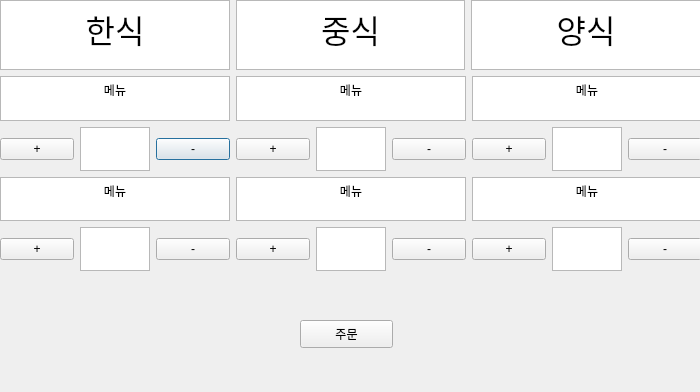
<?xml version="1.0" encoding="UTF-8"?>
<ui version="4.0">
 <class>Dialog</class>
 <widget class="QDialog" name="Dialog">
  <property name="geometry">
   <rect>
    <x>0</x>
    <y>0</y>
    <width>700</width>
    <height>392</height>
   </rect>
  </property>
  <property name="windowTitle">
   <string>Dialog</string>
  </property>
  <widget class="QWidget" name="verticalLayoutWidget">
   <property name="geometry">
    <rect>
     <x>0</x>
     <y>0</y>
     <width>701</width>
     <height>271</height>
    </rect>
   </property>
   <layout class="QVBoxLayout" name="verticalLayout">
    <item>
     <layout class="QHBoxLayout" name="SortlayOut">
      <item>
       <widget class="QTextEdit" name="KOR">
        <property name="html">
         <string>&lt;!DOCTYPE HTML PUBLIC &quot;-//W3C//DTD HTML 4.0//EN&quot; &quot;http://www.w3.org/TR/REC-html40/strict.dtd&quot;&gt;
&lt;html&gt;&lt;head&gt;&lt;meta name=&quot;qrichtext&quot; content=&quot;1&quot; /&gt;&lt;style type=&quot;text/css&quot;&gt;
p, li { white-space: pre-wrap; }
&lt;/style&gt;&lt;/head&gt;&lt;body style=&quot; font-family:'Gulim'; font-size:9pt; font-weight:400; font-style:normal;&quot;&gt;
&lt;p align=&quot;center&quot; style=&quot; margin-top:0px; margin-bottom:0px; margin-left:0px; margin-right:0px; -qt-block-indent:0; text-indent:0px;&quot;&gt;&lt;span style=&quot; font-size:24pt;&quot;&gt;한식&lt;/span&gt;&lt;/p&gt;&lt;/body&gt;&lt;/html&gt;</string>
        </property>
       </widget>
      </item>
      <item>
       <widget class="QTextEdit" name="CHI">
        <property name="html">
         <string>&lt;!DOCTYPE HTML PUBLIC &quot;-//W3C//DTD HTML 4.0//EN&quot; &quot;http://www.w3.org/TR/REC-html40/strict.dtd&quot;&gt;
&lt;html&gt;&lt;head&gt;&lt;meta name=&quot;qrichtext&quot; content=&quot;1&quot; /&gt;&lt;style type=&quot;text/css&quot;&gt;
p, li { white-space: pre-wrap; }
&lt;/style&gt;&lt;/head&gt;&lt;body style=&quot; font-family:'Gulim'; font-size:9pt; font-weight:400; font-style:normal;&quot;&gt;
&lt;p align=&quot;center&quot; style=&quot; margin-top:0px; margin-bottom:0px; margin-left:0px; margin-right:0px; -qt-block-indent:0; text-indent:0px;&quot;&gt;&lt;span style=&quot; font-size:24pt;&quot;&gt;중식&lt;/span&gt;&lt;/p&gt;&lt;/body&gt;&lt;/html&gt;</string>
        </property>
       </widget>
      </item>
      <item>
       <widget class="QTextEdit" name="WES">
        <property name="html">
         <string>&lt;!DOCTYPE HTML PUBLIC &quot;-//W3C//DTD HTML 4.0//EN&quot; &quot;http://www.w3.org/TR/REC-html40/strict.dtd&quot;&gt;
&lt;html&gt;&lt;head&gt;&lt;meta name=&quot;qrichtext&quot; content=&quot;1&quot; /&gt;&lt;style type=&quot;text/css&quot;&gt;
p, li { white-space: pre-wrap; }
&lt;/style&gt;&lt;/head&gt;&lt;body style=&quot; font-family:'Gulim'; font-size:9pt; font-weight:400; font-style:normal;&quot;&gt;
&lt;p align=&quot;center&quot; style=&quot; margin-top:0px; margin-bottom:0px; margin-left:0px; margin-right:0px; -qt-block-indent:0; text-indent:0px;&quot;&gt;&lt;span style=&quot; font-size:24pt;&quot;&gt;양식&lt;/span&gt;&lt;/p&gt;&lt;/body&gt;&lt;/html&gt;</string>
        </property>
       </widget>
      </item>
     </layout>
    </item>
    <item>
     <layout class="QHBoxLayout" name="MENUBAR">
      <item>
       <layout class="QVBoxLayout" name="K_menu">
        <item>
         <layout class="QGridLayout" name="menu1">
          <item row="1" column="2">
           <widget class="QPushButton" name="kor1_minus">
            <property name="text">
             <string>-</string>
            </property>
           </widget>
          </item>
          <item row="1" column="0">
           <widget class="QPushButton" name="kor1_plus">
            <property name="text">
             <string>+</string>
            </property>
           </widget>
          </item>
          <item row="1" column="1">
           <widget class="QTextEdit" name="kor1_info">
            <property name="html">
             <string>&lt;!DOCTYPE HTML PUBLIC &quot;-//W3C//DTD HTML 4.0//EN&quot; &quot;http://www.w3.org/TR/REC-html40/strict.dtd&quot;&gt;
&lt;html&gt;&lt;head&gt;&lt;meta name=&quot;qrichtext&quot; content=&quot;1&quot; /&gt;&lt;style type=&quot;text/css&quot;&gt;
p, li { white-space: pre-wrap; }
&lt;/style&gt;&lt;/head&gt;&lt;body style=&quot; font-family:'Gulim'; font-size:9pt; font-weight:400; font-style:normal;&quot;&gt;
&lt;p align=&quot;center&quot; style=&quot;-qt-paragraph-type:empty; margin-top:0px; margin-bottom:0px; margin-left:0px; margin-right:0px; -qt-block-indent:0; text-indent:0px;&quot;&gt;&lt;br /&gt;&lt;/p&gt;&lt;/body&gt;&lt;/html&gt;</string>
            </property>
           </widget>
          </item>
          <item row="0" column="0" colspan="3">
           <widget class="QTextEdit" name="kor1_text">
            <property name="html">
             <string>&lt;!DOCTYPE HTML PUBLIC &quot;-//W3C//DTD HTML 4.0//EN&quot; &quot;http://www.w3.org/TR/REC-html40/strict.dtd&quot;&gt;
&lt;html&gt;&lt;head&gt;&lt;meta name=&quot;qrichtext&quot; content=&quot;1&quot; /&gt;&lt;style type=&quot;text/css&quot;&gt;
p, li { white-space: pre-wrap; }
&lt;/style&gt;&lt;/head&gt;&lt;body style=&quot; font-family:'Gulim'; font-size:9pt; font-weight:400; font-style:normal;&quot;&gt;
&lt;p align=&quot;center&quot; style=&quot; margin-top:0px; margin-bottom:0px; margin-left:0px; margin-right:0px; -qt-block-indent:0; text-indent:0px;&quot;&gt;메뉴&lt;/p&gt;&lt;/body&gt;&lt;/html&gt;</string>
            </property>
           </widget>
          </item>
         </layout>
        </item>
        <item>
         <layout class="QGridLayout" name="gridLayout_3">
          <item row="1" column="2">
           <widget class="QPushButton" name="kor2_minus">
            <property name="text">
             <string>-</string>
            </property>
           </widget>
          </item>
          <item row="1" column="0">
           <widget class="QPushButton" name="kor2_plus">
            <property name="text">
             <string>+</string>
            </property>
           </widget>
          </item>
          <item row="1" column="1">
           <widget class="QTextEdit" name="kor2_info">
            <property name="html">
             <string>&lt;!DOCTYPE HTML PUBLIC &quot;-//W3C//DTD HTML 4.0//EN&quot; &quot;http://www.w3.org/TR/REC-html40/strict.dtd&quot;&gt;
&lt;html&gt;&lt;head&gt;&lt;meta name=&quot;qrichtext&quot; content=&quot;1&quot; /&gt;&lt;style type=&quot;text/css&quot;&gt;
p, li { white-space: pre-wrap; }
&lt;/style&gt;&lt;/head&gt;&lt;body style=&quot; font-family:'Gulim'; font-size:9pt; font-weight:400; font-style:normal;&quot;&gt;
&lt;p align=&quot;center&quot; style=&quot;-qt-paragraph-type:empty; margin-top:0px; margin-bottom:0px; margin-left:0px; margin-right:0px; -qt-block-indent:0; text-indent:0px;&quot;&gt;&lt;br /&gt;&lt;/p&gt;&lt;/body&gt;&lt;/html&gt;</string>
            </property>
           </widget>
          </item>
          <item row="0" column="0" colspan="3">
           <widget class="QTextEdit" name="kor2_text">
            <property name="html">
             <string>&lt;!DOCTYPE HTML PUBLIC &quot;-//W3C//DTD HTML 4.0//EN&quot; &quot;http://www.w3.org/TR/REC-html40/strict.dtd&quot;&gt;
&lt;html&gt;&lt;head&gt;&lt;meta name=&quot;qrichtext&quot; content=&quot;1&quot; /&gt;&lt;style type=&quot;text/css&quot;&gt;
p, li { white-space: pre-wrap; }
&lt;/style&gt;&lt;/head&gt;&lt;body style=&quot; font-family:'Gulim'; font-size:9pt; font-weight:400; font-style:normal;&quot;&gt;
&lt;p align=&quot;center&quot; style=&quot; margin-top:0px; margin-bottom:0px; margin-left:0px; margin-right:0px; -qt-block-indent:0; text-indent:0px;&quot;&gt;메뉴&lt;/p&gt;&lt;/body&gt;&lt;/html&gt;</string>
            </property>
           </widget>
          </item>
         </layout>
        </item>
       </layout>
      </item>
      <item>
       <layout class="QVBoxLayout" name="C_menu">
        <item>
         <layout class="QGridLayout" name="gridLayout_4">
          <item row="1" column="2">
           <widget class="QPushButton" name="chi1_minus">
            <property name="text">
             <string>-</string>
            </property>
           </widget>
          </item>
          <item row="1" column="0">
           <widget class="QPushButton" name="chi1_plus">
            <property name="text">
             <string>+</string>
            </property>
           </widget>
          </item>
          <item row="1" column="1">
           <widget class="QTextEdit" name="chi1_info">
            <property name="html">
             <string>&lt;!DOCTYPE HTML PUBLIC &quot;-//W3C//DTD HTML 4.0//EN&quot; &quot;http://www.w3.org/TR/REC-html40/strict.dtd&quot;&gt;
&lt;html&gt;&lt;head&gt;&lt;meta name=&quot;qrichtext&quot; content=&quot;1&quot; /&gt;&lt;style type=&quot;text/css&quot;&gt;
p, li { white-space: pre-wrap; }
&lt;/style&gt;&lt;/head&gt;&lt;body style=&quot; font-family:'Gulim'; font-size:9pt; font-weight:400; font-style:normal;&quot;&gt;
&lt;p align=&quot;center&quot; style=&quot;-qt-paragraph-type:empty; margin-top:0px; margin-bottom:0px; margin-left:0px; margin-right:0px; -qt-block-indent:0; text-indent:0px;&quot;&gt;&lt;br /&gt;&lt;/p&gt;&lt;/body&gt;&lt;/html&gt;</string>
            </property>
           </widget>
          </item>
          <item row="0" column="0" colspan="3">
           <widget class="QTextEdit" name="chi1_text">
            <property name="html">
             <string>&lt;!DOCTYPE HTML PUBLIC &quot;-//W3C//DTD HTML 4.0//EN&quot; &quot;http://www.w3.org/TR/REC-html40/strict.dtd&quot;&gt;
&lt;html&gt;&lt;head&gt;&lt;meta name=&quot;qrichtext&quot; content=&quot;1&quot; /&gt;&lt;style type=&quot;text/css&quot;&gt;
p, li { white-space: pre-wrap; }
&lt;/style&gt;&lt;/head&gt;&lt;body style=&quot; font-family:'Gulim'; font-size:9pt; font-weight:400; font-style:normal;&quot;&gt;
&lt;p align=&quot;center&quot; style=&quot; margin-top:0px; margin-bottom:0px; margin-left:0px; margin-right:0px; -qt-block-indent:0; text-indent:0px;&quot;&gt;메뉴&lt;/p&gt;&lt;/body&gt;&lt;/html&gt;</string>
            </property>
           </widget>
          </item>
         </layout>
        </item>
        <item>
         <layout class="QGridLayout" name="gridLayout_5">
          <item row="1" column="2">
           <widget class="QPushButton" name="chi2_minus">
            <property name="text">
             <string>-</string>
            </property>
           </widget>
          </item>
          <item row="1" column="0">
           <widget class="QPushButton" name="chi2_plus">
            <property name="text">
             <string>+</string>
            </property>
           </widget>
          </item>
          <item row="1" column="1">
           <widget class="QTextEdit" name="chi2_info">
            <property name="html">
             <string>&lt;!DOCTYPE HTML PUBLIC &quot;-//W3C//DTD HTML 4.0//EN&quot; &quot;http://www.w3.org/TR/REC-html40/strict.dtd&quot;&gt;
&lt;html&gt;&lt;head&gt;&lt;meta name=&quot;qrichtext&quot; content=&quot;1&quot; /&gt;&lt;style type=&quot;text/css&quot;&gt;
p, li { white-space: pre-wrap; }
&lt;/style&gt;&lt;/head&gt;&lt;body style=&quot; font-family:'Gulim'; font-size:9pt; font-weight:400; font-style:normal;&quot;&gt;
&lt;p align=&quot;center&quot; style=&quot;-qt-paragraph-type:empty; margin-top:0px; margin-bottom:0px; margin-left:0px; margin-right:0px; -qt-block-indent:0; text-indent:0px;&quot;&gt;&lt;br /&gt;&lt;/p&gt;&lt;/body&gt;&lt;/html&gt;</string>
            </property>
           </widget>
          </item>
          <item row="0" column="0" colspan="3">
           <widget class="QTextEdit" name="chi2_text">
            <property name="html">
             <string>&lt;!DOCTYPE HTML PUBLIC &quot;-//W3C//DTD HTML 4.0//EN&quot; &quot;http://www.w3.org/TR/REC-html40/strict.dtd&quot;&gt;
&lt;html&gt;&lt;head&gt;&lt;meta name=&quot;qrichtext&quot; content=&quot;1&quot; /&gt;&lt;style type=&quot;text/css&quot;&gt;
p, li { white-space: pre-wrap; }
&lt;/style&gt;&lt;/head&gt;&lt;body style=&quot; font-family:'Gulim'; font-size:9pt; font-weight:400; font-style:normal;&quot;&gt;
&lt;p align=&quot;center&quot; style=&quot; margin-top:0px; margin-bottom:0px; margin-left:0px; margin-right:0px; -qt-block-indent:0; text-indent:0px;&quot;&gt;메뉴&lt;/p&gt;&lt;/body&gt;&lt;/html&gt;</string>
            </property>
           </widget>
          </item>
         </layout>
        </item>
       </layout>
      </item>
      <item>
       <layout class="QVBoxLayout" name="W_menu">
        <item>
         <layout class="QGridLayout" name="gridLayout_6">
          <item row="1" column="1">
           <widget class="QTextEdit" name="wes1_info">
            <property name="html">
             <string>&lt;!DOCTYPE HTML PUBLIC &quot;-//W3C//DTD HTML 4.0//EN&quot; &quot;http://www.w3.org/TR/REC-html40/strict.dtd&quot;&gt;
&lt;html&gt;&lt;head&gt;&lt;meta name=&quot;qrichtext&quot; content=&quot;1&quot; /&gt;&lt;style type=&quot;text/css&quot;&gt;
p, li { white-space: pre-wrap; }
&lt;/style&gt;&lt;/head&gt;&lt;body style=&quot; font-family:'Gulim'; font-size:9pt; font-weight:400; font-style:normal;&quot;&gt;
&lt;p align=&quot;center&quot; style=&quot;-qt-paragraph-type:empty; margin-top:0px; margin-bottom:0px; margin-left:0px; margin-right:0px; -qt-block-indent:0; text-indent:0px;&quot;&gt;&lt;br /&gt;&lt;/p&gt;&lt;/body&gt;&lt;/html&gt;</string>
            </property>
           </widget>
          </item>
          <item row="1" column="0">
           <widget class="QPushButton" name="wes1_plus">
            <property name="text">
             <string>+</string>
            </property>
           </widget>
          </item>
          <item row="1" column="2">
           <widget class="QPushButton" name="wes1_minus">
            <property name="text">
             <string>-</string>
            </property>
           </widget>
          </item>
          <item row="0" column="0" colspan="3">
           <widget class="QTextEdit" name="wes1_text">
            <property name="html">
             <string>&lt;!DOCTYPE HTML PUBLIC &quot;-//W3C//DTD HTML 4.0//EN&quot; &quot;http://www.w3.org/TR/REC-html40/strict.dtd&quot;&gt;
&lt;html&gt;&lt;head&gt;&lt;meta name=&quot;qrichtext&quot; content=&quot;1&quot; /&gt;&lt;style type=&quot;text/css&quot;&gt;
p, li { white-space: pre-wrap; }
&lt;/style&gt;&lt;/head&gt;&lt;body style=&quot; font-family:'Gulim'; font-size:9pt; font-weight:400; font-style:normal;&quot;&gt;
&lt;p align=&quot;center&quot; style=&quot; margin-top:0px; margin-bottom:0px; margin-left:0px; margin-right:0px; -qt-block-indent:0; text-indent:0px;&quot;&gt;메뉴&lt;/p&gt;&lt;/body&gt;&lt;/html&gt;</string>
            </property>
           </widget>
          </item>
         </layout>
        </item>
        <item>
         <layout class="QGridLayout" name="gridLayout_7">
          <item row="1" column="1">
           <widget class="QTextEdit" name="wes2_info">
            <property name="html">
             <string>&lt;!DOCTYPE HTML PUBLIC &quot;-//W3C//DTD HTML 4.0//EN&quot; &quot;http://www.w3.org/TR/REC-html40/strict.dtd&quot;&gt;
&lt;html&gt;&lt;head&gt;&lt;meta name=&quot;qrichtext&quot; content=&quot;1&quot; /&gt;&lt;style type=&quot;text/css&quot;&gt;
p, li { white-space: pre-wrap; }
&lt;/style&gt;&lt;/head&gt;&lt;body style=&quot; font-family:'Gulim'; font-size:9pt; font-weight:400; font-style:normal;&quot;&gt;
&lt;p align=&quot;center&quot; style=&quot;-qt-paragraph-type:empty; margin-top:0px; margin-bottom:0px; margin-left:0px; margin-right:0px; -qt-block-indent:0; text-indent:0px;&quot;&gt;&lt;br /&gt;&lt;/p&gt;&lt;/body&gt;&lt;/html&gt;</string>
            </property>
           </widget>
          </item>
          <item row="1" column="0">
           <widget class="QPushButton" name="wes2_plus">
            <property name="text">
             <string>+</string>
            </property>
           </widget>
          </item>
          <item row="1" column="2">
           <widget class="QPushButton" name="wes2_minus">
            <property name="text">
             <string>-</string>
            </property>
           </widget>
          </item>
          <item row="0" column="0" colspan="3">
           <widget class="QTextEdit" name="wes2_text">
            <property name="html">
             <string>&lt;!DOCTYPE HTML PUBLIC &quot;-//W3C//DTD HTML 4.0//EN&quot; &quot;http://www.w3.org/TR/REC-html40/strict.dtd&quot;&gt;
&lt;html&gt;&lt;head&gt;&lt;meta name=&quot;qrichtext&quot; content=&quot;1&quot; /&gt;&lt;style type=&quot;text/css&quot;&gt;
p, li { white-space: pre-wrap; }
&lt;/style&gt;&lt;/head&gt;&lt;body style=&quot; font-family:'Gulim'; font-size:9pt; font-weight:400; font-style:normal;&quot;&gt;
&lt;p align=&quot;center&quot; style=&quot; margin-top:0px; margin-bottom:0px; margin-left:0px; margin-right:0px; -qt-block-indent:0; text-indent:0px;&quot;&gt;메뉴&lt;/p&gt;&lt;/body&gt;&lt;/html&gt;</string>
            </property>
           </widget>
          </item>
         </layout>
        </item>
       </layout>
      </item>
     </layout>
    </item>
   </layout>
  </widget>
  <widget class="QPushButton" name="order">
   <property name="geometry">
    <rect>
     <x>300</x>
     <y>320</y>
     <width>93</width>
     <height>28</height>
    </rect>
   </property>
   <property name="text">
    <string>주문</string>
   </property>
  </widget>
 </widget>
 <resources/>
 <connections/>
</ui>
